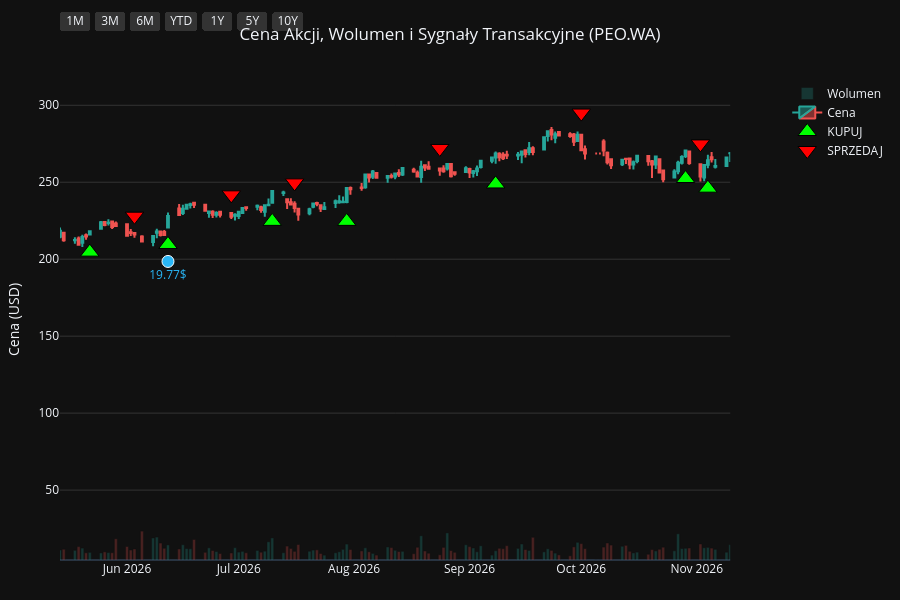
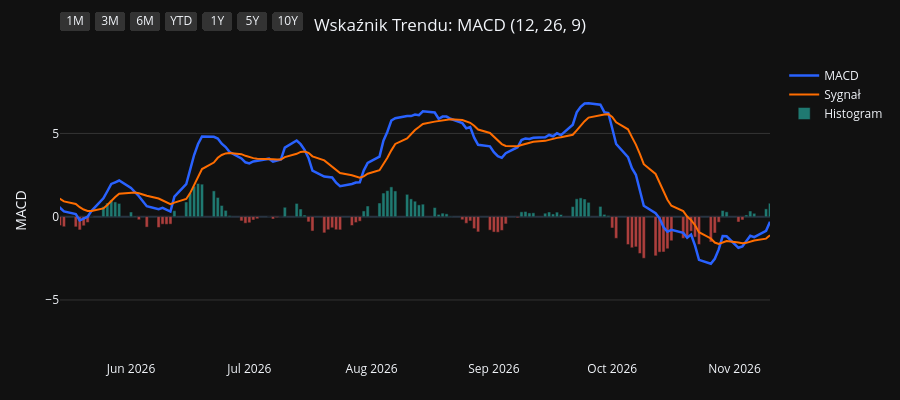
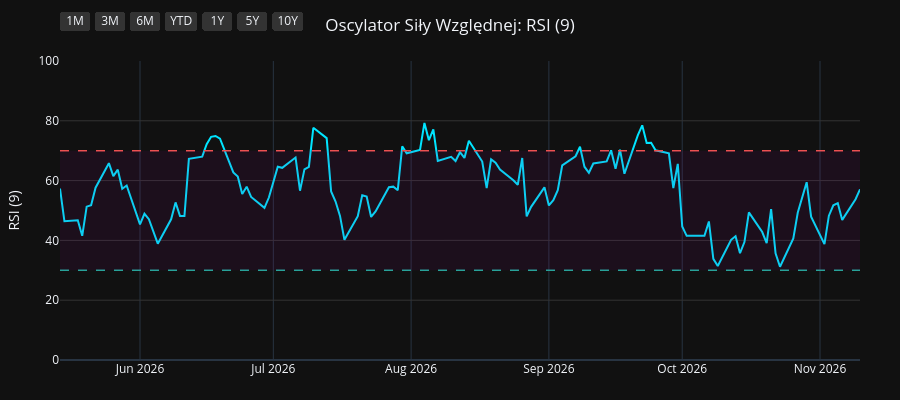
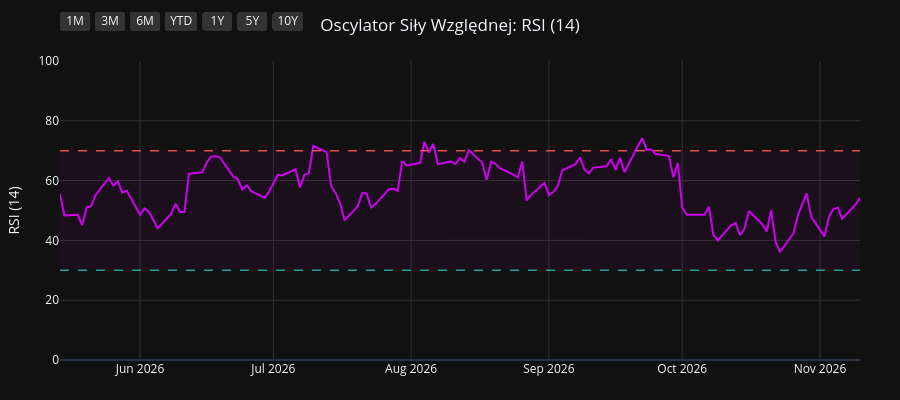

Notebook cell for these charts, in order:
### Code cell
import os
import yfinance as yf
import pandas as pd
import pandas_ta as ta
import plotly.graph_objects as go
from plotly.subplots import make_subplots

# 1. Pobranie i przygotowanie danych
symbol = os.environ.get("STOCK_TICKER", "").strip().upper()
if not symbol:
    raise RuntimeError("Set STOCK_TICKER before running price_extractor.ipynb")
df = yf.Ticker(symbol).history(period="10y")
df.index = df.index.tz_localize(None)

# Wskaźniki i sygnały
df.ta.macd(fast=12, slow=26, signal=9, append=True)
df.ta.rsi(length=9, append=True)
df.ta.rsi(length=14, append=True)
df.ta.rsi(length=21, append=True)
df.dropna(inplace=True)

macd = df['MACD_12_26_9']
signal = df['MACDs_12_26_9']
wczorajszy_macd = macd.shift(1)
wczorajszy_signal = signal.shift(1)

df['Decyzja'] = 'BRAK'
df.loc[(macd > signal) & (wczorajszy_macd <= wczorajszy_signal), 'Decyzja'] = 'KUPUJ'
df.loc[(macd < signal) & (wczorajszy_macd >= wczorajszy_signal), 'Decyzja'] = 'SPRZEDAJ'

df_kupuj = df[df['Decyzja'] == 'KUPUJ']
df_sprzedaj = df[df['Decyzja'] == 'SPRZEDAJ']
df_dywidendy = df[df['Dividends'] > 0]
df_splity = df[df['Stock Splits'] > 0]

# Wspólna konfiguracja osi X
konfiguracja_osi_x = dict(
    type="date",
    showspikes=True, spikemode="across", spikesnap="cursor", spikedash="dot", spikecolor="#ffffff", spikethickness=1, hoverformat="%Y-%m-%d",
    rangeselector=dict(
        buttons=list([
            dict(count=1, label="1M", step="month", stepmode="backward"),
            dict(count=3, label="3M", step="month", stepmode="backward"),
            dict(count=6, label="6M", step="month", stepmode="backward"),
            dict(count=1, label="YTD", step="year", stepmode="todate"),
            dict(count=1, label="1Y", step="year", stepmode="backward"),
            dict(count=5, label="5Y", step="year", stepmode="backward"),
            dict(step="all", label="10Y")
        ]),
        bgcolor="#333333", activecolor="#2962ff", x=0, y=1.1
    )
)

# ==========================================
# WYKRES 1: CENA + WOLUMEN + SYGNAŁY
# ==========================================
fig1 = make_subplots(specs=[[{"secondary_y": True}]])

kolory_wolumenu = ['#26a69a' if row['Close'] >= row['Open'] else '#ef5350' for index, row in df.iterrows()]
fig1.add_trace(go.Bar(x=df.index, y=df['Volume'], marker_color=kolory_wolumenu, opacity=0.25, name='Wolumen'), secondary_y=True)
fig1.add_trace(go.Candlestick(x=df.index, open=df['Open'], high=df['High'], low=df['Low'], close=df['Close'], name='Cena', increasing_line_color='#26a69a', decreasing_line_color='#ef5350'), secondary_y=False)
fig1.add_trace(go.Scatter(x=df_kupuj.index, y=df_kupuj['Low'] * 0.95, customdata=df_kupuj[['Low', 'High']], mode='markers', marker=dict(symbol='triangle-up', size=16, color='#00ff00', line=dict(width=1, color='black')), name='KUPUJ', hovertemplate='KUPUJ<br>Najniższa: %{customdata[0]:.2f}<br>Najwyższa: %{customdata[1]:.2f}<extra></extra>'), secondary_y=False)
fig1.add_trace(go.Scatter(x=df_sprzedaj.index, y=df_sprzedaj['High'] * 1.05, customdata=df_sprzedaj[['Low', 'High']], mode='markers', marker=dict(symbol='triangle-down', size=16, color='#ff0000', line=dict(width=1, color='black')), name='SPRZEDAJ', hovertemplate='SPRZEDAJ<br>Najniższa: %{customdata[0]:.2f}<br>Najwyższa: %{customdata[1]:.2f}<extra></extra>'), secondary_y=False)

if not df_dywidendy.empty:
    fig1.add_trace(go.Scatter(x=df_dywidendy.index, y=df_dywidendy['Low'] * 0.90, mode='markers+text', marker=dict(symbol='circle', size=12, color='#29b6f6', line=dict(width=1, color='white')), text=df_dywidendy['Dividends'].apply(lambda x: f"{x}$"), textposition="bottom center", name='Dywidenda', showlegend=False, hovertemplate='Dywidenda: %{text}<extra></extra>', textfont=dict(color="#29b6f6")), secondary_y=False)
if not df_splity.empty:
                    fig1.add_trace(go.Scatter(x=df_splity.index, y=df_splity['High'], mode='markers+text', marker=dict(symbol='star', size=16, color='#ffee58', line=dict(width=1, color='black')), text=df_splity['Stock Splits'].apply(lambda x: f"{x:g}:1" if x >= 1 else f"1:{1 / x:g}"), textposition="top center", name='Split', hovertemplate='%{text}<extra></extra>', textfont=dict(color="#ffee58")), secondary_y=False)

fig1.update_layout(title=dict(text=f"Cena Akcji, Wolumen i Sygnały Transakcyjne ({symbol})", x=0.5, xanchor='center'), dragmode='pan', xaxis_rangeslider_visible=False, template='plotly_dark', height=600, hovermode='x unified', margin=dict(l=60, r=40, t=60, b=40))
fig1.update_xaxes(**konfiguracja_osi_x)
fig1.update_xaxes(range=[df.index.max() - pd.Timedelta(days=180), df.index.max()])
fig1.update_yaxes(title_text="Cena (USD)", secondary_y=False, gridcolor='#333333')
fig1.update_yaxes(range=[0, df['Volume'].max() * 4], showgrid=False, showticklabels=False, secondary_y=True)
fig1.show(config={'scrollZoom': True})

# ==========================================
# WYKRES 2: WSKAŹNIK MACD
# ==========================================
fig2 = go.Figure()
fig2.add_trace(go.Scatter(x=df.index, y=df['MACD_12_26_9'], line=dict(color='#2962ff', width=2.5), name='MACD'))
fig2.add_trace(go.Scatter(x=df.index, y=df['MACDs_12_26_9'], line=dict(color='#ff6d00', width=2), name='Sygnał'))
kolory_macd = ['#26a69a' if val >= 0 else '#ef5350' for val in df['MACDh_12_26_9']]
fig2.add_trace(go.Bar(x=df.index, y=df['MACDh_12_26_9'], marker_color=kolory_macd, name='Histogram', opacity=0.7))
fig2.update_layout(title=dict(text="Wskaźnik Trendu: MACD (12, 26, 9)", x=0.5, xanchor='center'), dragmode='pan', xaxis_rangeslider_visible=False, template='plotly_dark', height=400, hovermode='x unified', margin=dict(l=60, r=40, t=60, b=40))
fig2.update_xaxes(**konfiguracja_osi_x)
fig2.update_xaxes(range=[df.index.max() - pd.Timedelta(days=180), df.index.max()])
fig2.update_yaxes(title_text="MACD", gridcolor='#333333')
fig2.show(config={'scrollZoom': True})

# ==========================================
# WYKRES 3: OSCYLATOR RSI (9)
# ==========================================
fig3 = go.Figure()
fig3.add_trace(go.Scatter(x=df.index, y=df['RSI_9'], line=dict(color='#00e5ff', width=2), name='RSI (9)'))
fig3.add_hline(y=70, line_dash="dash", line_color="#ef5350", line_width=1.5)
fig3.add_hline(y=30, line_dash="dash", line_color="#26a69a", line_width=1.5)
fig3.add_hrect(y0=30, y1=70, line_width=0, fillcolor="purple", opacity=0.1)
fig3.update_layout(title=dict(text="Oscylator Siły Względnej: RSI (9)", x=0.5, xanchor='center'), dragmode='pan', xaxis_rangeslider_visible=False, template='plotly_dark', height=400, hovermode='x unified', margin=dict(l=60, r=40, t=60, b=40))
fig3.update_xaxes(**konfiguracja_osi_x)
fig3.update_xaxes(range=[df.index.max() - pd.Timedelta(days=180), df.index.max()])
fig3.update_yaxes(title_text="RSI (9)", range=[0, 100], gridcolor='#333333')
fig3.show(config={'scrollZoom': True})

# ==========================================
# WYKRES 4: OSCYLATOR RSI (14)
# ==========================================
fig4 = go.Figure()
fig4.add_trace(go.Scatter(x=df.index, y=df['RSI_14'], line=dict(color='#d500f9', width=2), name='RSI (14)'))
fig4.add_hline(y=70, line_dash="dash", line_color="#ef5350", line_width=1.5)
fig4.add_hline(y=30, line_dash="dash", line_color="#26a69a", line_width=1.5)
fig4.add_hrect(y0=30, y1=70, line_width=0, fillcolor="purple", opacity=0.1)
fig4.update_layout(title=dict(text="Oscylator Siły Względnej: RSI (14)", x=0.5, xanchor='center'), dragmode='pan', xaxis_rangeslider_visible=False, template='plotly_dark', height=400, hovermode='x unified', margin=dict(l=60, r=40, t=60, b=40))
fig4.update_xaxes(**konfiguracja_osi_x)
fig4.update_xaxes(range=[df.index.max() - pd.Timedelta(days=180), df.index.max()])
fig4.update_yaxes(title_text="RSI (14)", range=[0, 100], gridcolor='#333333')
fig4.show(config={'scrollZoom': True})

# ==========================================
# WYKRES 5: OSCYLATOR RSI (21)
# ==========================================
fig5 = go.Figure()
fig5.add_trace(go.Scatter(x=df.index, y=df['RSI_21'], line=dict(color='#64dd17', width=2), name='RSI (21)'))
fig5.add_hline(y=70, line_dash="dash", line_color="#ef5350", line_width=1.5)
fig5.add_hline(y=30, line_dash="dash", line_color="#26a69a", line_width=1.5)
fig5.add_hrect(y0=30, y1=70, line_width=0, fillcolor="purple", opacity=0.1)
fig5.update_layout(title=dict(text="Oscylator Siły Względnej: RSI (21)", x=0.5, xanchor='center'), dragmode='pan', xaxis_rangeslider_visible=False, template='plotly_dark', height=400, hovermode='x unified', margin=dict(l=60, r=40, t=60, b=40))
fig5.update_xaxes(**konfiguracja_osi_x)
fig5.update_xaxes(range=[df.index.max() - pd.Timedelta(days=180), df.index.max()])
fig5.update_yaxes(title_text="RSI (21)", range=[0, 100], gridcolor='#333333')
fig5.show(config={'scrollZoom': True})

### Figure 1 — Plotly figure (JSON) as saved in the notebook; plotly's stock layout.template omitted (floating-point values rounded to 4 significant figures; data arrays with more than 128 entries replaced by an {"elided": "..."} marker saying what was removed)
{"data": [{"marker": {"color": {"elided": "2506 str values"}}, "name": "Wolumen", "opacity": 0.25, "type": "bar", "x": {"elided": "2506 str values"}, "xaxis": "x", "y": {"elided": "2506 int values"}, "yaxis": "y2"}, {"close": {"elided": "2506 float values"}, "decreasing": {"line": {"color": "#ef5350"}}, "high": {"elided": "2506 float values"}, "increasing": {"line": {"color": "#26a69a"}}, "low": {"elided": "2506 float values"}, "name": "Cena", "open": {"elided": "2506 float values"}, "type": "candlestick", "x": {"elided": "2506 str values"}, "xaxis": "x", "yaxis": "y"}, {"customdata": {"elided": "108x2 float values"}, "hovertemplate": "KUPUJ<br>Najniższa: %{customdata[0]:.2f}<br>Najwyższa: %{customdata[1]:.2f}<extra></extra>", "marker": {"color": "#00ff00", "line": {"color": "black", "width": 1}, "size": 16, "symbol": "triangle-up"}, "mode": "markers", "name": "KUPUJ", "type": "scatter", "x": ["2017-01-25T00:00:00", "2017-02-09T00:00:00", "2017-04-06T00:00:00", "2017-04-19T00:00:00", "2017-04-24T00:00:00", "2017-06-26T00:00:00", "2017-08-08T00:00:00", "2017-08-29T00:00:00", "2017-10-11T00:00:00", "2017-11-07T00:00:00", "2017-12-15T00:00:00", "2017-12-28T00:00:00", "2018-01-17T00:00:00", "2018-01-19T00:00:00", "2018-02-23T00:00:00", "2018-02-27T00:00:00", "2018-03-07T00:00:00", "2018-03-09T00:00:00", "2018-04-03T00:00:00", "2018-05-11T00:00:00", "2018-06-01T00:00:00", "2018-07-10T00:00:00", "2018-07-23T00:00:00", "2018-08-23T00:00:00", "2018-10-18T00:00:00", "2018-11-28T00:00:00", "2018-12-19T00:00:00", "2019-01-02T00:00:00", "2019-01-04T00:00:00", "2019-02-21T00:00:00", "2019-03-20T00:00:00", "2019-04-01T00:00:00", "2019-05-29T00:00:00", "2019-07-19T00:00:00", "2019-08-20T00:00:00", "2019-08-30T00:00:00", "2019-10-11T00:00:00", "2019-12-16T00:00:00", "2020-02-07T00:00:00", "2020-03-30T00:00:00", "2020-07-06T00:00:00", "2020-07-10T00:00:00", "2020-08-10T00:00:00", "2020-09-14T00:00:00", "2020-09-30T00:00:00", "2020-11-09T00:00:00", "2020-12-09T00:00:00", "2020-12-16T00:00:00", "2021-01-07T00:00:00", "2021-02-16T00:00:00", "2021-02-25T00:00:00", "2021-04-07T00:00:00", "2021-07-28T00:00:00", "2021-08-31T00:00:00", "2021-10-04T00:00:00", "2021-10-29T00:00:00", "2021-12-23T00:00:00", "2022-02-02T00:00:00", "2022-03-15T00:00:00", "2022-05-18T00:00:00", "2022-06-27T00:00:00", "2022-07-08T00:00:00", "2022-07-19T00:00:00", "2022-09-09T00:00:00", "2022-10-10T00:00:00", "2023-01-03T00:00:00", "2023-02-16T00:00:00", "2023-03-07T00:00:00", "2023-03-29T00:00:00", "2023-05-19T00:00:00", "2023-06-06T00:00:00", "2023-07-12T00:00:00", "2023-09-01T00:00:00", "2023-09-20T00:00:00", "2023-09-26T00:00:00", "2023-09-29T00:00:00", "2023-11-14T00:00:00", "2023-12-01T00:00:00", "2024-01-31T00:00:00", "2024-03-28T00:00:00", "2024-04-23T00:00:00", "2024-06-17T00:00:00", "2024-08-16T00:00:00", "2024-09-25T00:00:00", "2024-10-10T00:00:00", "2024-10-29T00:00:00", "2024-11-07T00:00:00", "2024-12-03T00:00:00", "2025-01-08T00:00:00", "2025-03-14T00:00:00", "2025-04-16T00:00:00", "2025-05-28T00:00:00", "2025-06-27T00:00:00", "2025-09-22T00:00:00", "2025-11-06T00:00:00", "2025-11-12T00:00:00", "2025-11-25T00:00:00", "2025-12-09T00:00:00", "2026-01-05T00:00:00", "2026-01-27T00:00:00", "2026-03-25T00:00:00", "2026-05-22T00:00:00", "2026-06-12T00:00:00", "2026-07-10T00:00:00", "2026-07-30T00:00:00", "2026-09-08T00:00:00", "2026-10-29T00:00:00", "2026-11-04T00:00:00"], "xaxis": "x", "y": [65.3, 69.49, 67.48, 67.84, 66.93, 66.46, 68.53, 67.38, 67.97, 65.47, 68.48, 68.7, 71.87, 71.87, 70.53, 71.14, 69.74, 68.8, 66.0, 62.53, 60.06, 60.6, 60.16, 67.07, 59.09, 62.04, 63.28, 61.69, 63.08, 64.76, 63.89, 63.72, 58.77, 64.69, 60.02, 57.82, 63.73, 60.19, 61.25, 33.16, 34.17, 33.22, 32.62, 31.59, 30.11, 26.71, 36.78, 38.05, 39.08, 40.51, 41.36, 44.41, 56.11, 64.62, 67.75, 78.47, 72.51, 86.46, 65.69, 58.12, 52.57, 49.01, 47.76, 43.81, 42.18, 58.16, 61.14, 60.71, 55.0, 66.02, 68.84, 75.13, 75.06, 71.53, 68.24, 69.17, 91.83, 99.14, 105.3, 125.4, 135.9, 121.6, 122.6, 116.6, 116.0, 112.7, 114.9, 110.8, 110.3, 137.8, 135.7, 160.6, 156.6, 152.1, 166.2, 168.0, 167.3, 172.4, 182.1, 185.7, 184.9, 204.6, 209.6, 224.6, 224.6, 248.9, 252.4, 246.1], "yaxis": "y"}, {"customdata": {"elided": "108x2 float values"}, "hovertemplate": "SPRZEDAJ<br>Najniższa: %{customdata[0]:.2f}<br>Najwyższa: %{customdata[1]:.2f}<extra></extra>", "marker": {"color": "#ff0000", "line": {"color": "black", "width": 1}, "size": 16, "symbol": "triangle-down"}, "mode": "markers", "name": "SPRZEDAJ", "type": "scatter", "x": ["2017-01-12T00:00:00", "2017-02-08T00:00:00", "2017-02-24T00:00:00", "2017-04-12T00:00:00", "2017-04-21T00:00:00", "2017-05-19T00:00:00", "2017-07-25T00:00:00", "2017-08-09T00:00:00", "2017-09-22T00:00:00", "2017-10-19T00:00:00", "2017-12-06T00:00:00", "2017-12-22T00:00:00", "2018-01-15T00:00:00", "2018-01-18T00:00:00", "2018-01-30T00:00:00", "2018-02-26T00:00:00", "2018-03-02T00:00:00", "2018-03-08T00:00:00", "2018-03-12T00:00:00", "2018-04-24T00:00:00", "2018-05-22T00:00:00", "2018-06-19T00:00:00", "2018-07-16T00:00:00", "2018-08-17T00:00:00", "2018-08-31T00:00:00", "2018-11-16T00:00:00", "2018-12-11T00:00:00", "2018-12-25T00:00:00", "2019-01-03T00:00:00", "2019-01-22T00:00:00", "2019-03-05T00:00:00", "2019-03-29T00:00:00", "2019-04-30T00:00:00", "2019-06-27T00:00:00", "2019-07-25T00:00:00", "2019-08-28T00:00:00", "2019-09-23T00:00:00", "2019-11-01T00:00:00", "2020-01-21T00:00:00", "2020-02-24T00:00:00", "2020-06-17T00:00:00", "2020-07-08T00:00:00", "2020-07-23T00:00:00", "2020-08-20T00:00:00", "2020-09-21T00:00:00", "2020-10-15T00:00:00", "2020-12-03T00:00:00", "2020-12-15T00:00:00", "2020-12-17T00:00:00", "2021-01-19T00:00:00", "2021-02-23T00:00:00", "2021-03-17T00:00:00", "2021-06-09T00:00:00", "2021-08-24T00:00:00", "2021-09-09T00:00:00", "2021-10-28T00:00:00", "2021-11-04T00:00:00", "2022-01-24T00:00:00", "2022-02-04T00:00:00", "2022-04-14T00:00:00", "2022-06-10T00:00:00", "2022-07-04T00:00:00", "2022-07-13T00:00:00", "2022-08-23T00:00:00", "2022-09-26T00:00:00", "2022-11-22T00:00:00", "2023-01-19T00:00:00", "2023-02-17T00:00:00", "2023-03-10T00:00:00", "2023-05-04T00:00:00", "2023-05-31T00:00:00", "2023-06-23T00:00:00", "2023-08-02T00:00:00", "2023-09-04T00:00:00", "2023-09-25T00:00:00", "2023-09-27T00:00:00", "2023-11-08T00:00:00", "2023-11-24T00:00:00", "2023-12-11T00:00:00", "2024-03-05T00:00:00", "2024-04-12T00:00:00", "2024-05-02T00:00:00", "2024-07-17T00:00:00", "2024-09-06T00:00:00", "2024-10-01T00:00:00", "2024-10-24T00:00:00", "2024-10-30T00:00:00", "2024-11-18T00:00:00", "2024-12-17T00:00:00", "2025-02-24T00:00:00", "2025-03-24T00:00:00", "2025-05-22T00:00:00", "2025-05-30T00:00:00", "2025-08-18T00:00:00", "2025-11-05T00:00:00", "2025-11-07T00:00:00", "2025-11-13T00:00:00", "2025-12-05T00:00:00", "2025-12-23T00:00:00", "2026-01-14T00:00:00", "2026-02-13T00:00:00", "2026-04-23T00:00:00", "2026-06-03T00:00:00", "2026-06-29T00:00:00", "2026-07-16T00:00:00", "2026-08-24T00:00:00", "2026-10-01T00:00:00", "2026-11-02T00:00:00"], "xaxis": "x", "y": [72.15, 75.89, 80.2, 75.45, 75.23, 78.47, 76.61, 77.15, 76.67, 76.13, 75.42, 77.03, 78.57, 80.3, 80.66, 79.35, 77.71, 79.26, 78.81, 72.86, 68.85, 67.6, 66.94, 73.43, 75.28, 68.06, 69.18, 69.47, 70.87, 72.69, 72.09, 70.97, 74.13, 72.02, 72.24, 66.53, 70.82, 73.33, 69.35, 67.84, 38.63, 37.46, 38.27, 36.8, 34.54, 34.35, 40.24, 42.99, 43.03, 47.35, 45.84, 48.98, 66.26, 70.17, 74.29, 88.86, 91.18, 95.52, 96.96, 79.05, 60.97, 57.4, 54.01, 53.12, 48.25, 62.84, 71.3, 70.15, 65.32, 70.96, 73.59, 83.25, 91.35, 85.23, 78.16, 77.83, 100.7, 108.6, 116.6, 134.4, 145.2, 148.8, 144.9, 135.0, 129.3, 127.6, 127.7, 125.1, 126.0, 152.4, 156.3, 172.5, 178.1, 204.9, 185.3, 188.3, 188.6, 191.1, 199.9, 202.4, 220.6, 233.9, 228.0, 241.8, 249.6, 271.9, 294.9, 274.9], "yaxis": "y"}, {"hovertemplate": "Dywidenda: %{text}<extra></extra>", "marker": {"color": "#29b6f6", "line": {"color": "white", "width": 1}, "size": 12, "symbol": "circle"}, "mode": "markers+text", "name": "Dywidenda", "showlegend": false, "text": ["8.68$", "7.9$", "6.6$", "3.21$", "4.3$", "5.42$", "19.2$", "18.36$", "19.77$"], "textfont": {"color": "#29b6f6"}, "textposition": "bottom center", "type": "scatter", "x": ["2017-06-20T00:00:00", "2018-07-05T00:00:00", "2019-07-09T00:00:00", "2021-09-09T00:00:00", "2022-07-22T00:00:00", "2023-07-03T00:00:00", "2024-04-23T00:00:00", "2025-05-06T00:00:00", "2026-06-12T00:00:00"], "xaxis": "x", "y": [61.18, 57.71, 59.62, 62.11, 45.49, 70.98, 128.8, 135.7, 198.5], "yaxis": "y"}], "layout": {"dragmode": "pan", "height": 600, "hovermode": "x unified", "margin": {"b": 40, "l": 60, "r": 40, "t": 60}, "title": {"text": "Cena Akcji, Wolumen i Sygnały Transakcyjne (PEO.WA)", "x": 0.5, "xanchor": "center"}, "xaxis": {"anchor": "y", "domain": [0.0, 0.94], "hoverformat": "%Y-%m-%d", "range": ["2026-05-14T00:00:00", "2026-11-10T00:00:00"], "rangeselector": {"activecolor": "#2962ff", "bgcolor": "#333333", "buttons": [{"count": 1, "label": "1M", "step": "month", "stepmode": "backward"}, {"count": 3, "label": "3M", "step": "month", "stepmode": "backward"}, {"count": 6, "label": "6M", "step": "month", "stepmode": "backward"}, {"count": 1, "label": "YTD", "step": "year", "stepmode": "todate"}, {"count": 1, "label": "1Y", "step": "year", "stepmode": "backward"}, {"count": 5, "label": "5Y", "step": "year", "stepmode": "backward"}, {"label": "10Y", "step": "all"}], "x": 0, "y": 1.1}, "rangeslider": {"visible": false}, "showspikes": true, "spikecolor": "#ffffff", "spikedash": "dot", "spikemode": "across", "spikesnap": "cursor", "spikethickness": 1, "type": "date"}, "yaxis": {"anchor": "x", "domain": [0.0, 1.0], "gridcolor": "#333333", "title": {"text": "Cena (USD)"}}, "yaxis2": {"anchor": "x", "overlaying": "y", "range": [0, 23296624], "showgrid": false, "showticklabels": false, "side": "right"}}}

### Figure 2 — Plotly figure (JSON) as saved in the notebook; plotly's stock layout.template omitted (floating-point values rounded to 4 significant figures; data arrays with more than 128 entries replaced by an {"elided": "..."} marker saying what was removed)
{"data": [{"line": {"color": "#2962ff", "width": 2.5}, "name": "MACD", "type": "scatter", "x": {"elided": "2506 str values"}, "y": {"elided": "2506 float values"}}, {"line": {"color": "#ff6d00", "width": 2}, "name": "Sygnał", "type": "scatter", "x": {"elided": "2506 str values"}, "y": {"elided": "2506 float values"}}, {"marker": {"color": {"elided": "2506 str values"}}, "name": "Histogram", "opacity": 0.7, "type": "bar", "x": {"elided": "2506 str values"}, "y": {"elided": "2506 float values"}}], "layout": {"dragmode": "pan", "height": 400, "hovermode": "x unified", "margin": {"b": 40, "l": 60, "r": 40, "t": 60}, "title": {"text": "Wskaźnik Trendu: MACD (12, 26, 9)", "x": 0.5, "xanchor": "center"}, "xaxis": {"hoverformat": "%Y-%m-%d", "range": ["2026-05-14T00:00:00", "2026-11-10T00:00:00"], "rangeselector": {"activecolor": "#2962ff", "bgcolor": "#333333", "buttons": [{"count": 1, "label": "1M", "step": "month", "stepmode": "backward"}, {"count": 3, "label": "3M", "step": "month", "stepmode": "backward"}, {"count": 6, "label": "6M", "step": "month", "stepmode": "backward"}, {"count": 1, "label": "YTD", "step": "year", "stepmode": "todate"}, {"count": 1, "label": "1Y", "step": "year", "stepmode": "backward"}, {"count": 5, "label": "5Y", "step": "year", "stepmode": "backward"}, {"label": "10Y", "step": "all"}], "x": 0, "y": 1.1}, "rangeslider": {"visible": false}, "showspikes": true, "spikecolor": "#ffffff", "spikedash": "dot", "spikemode": "across", "spikesnap": "cursor", "spikethickness": 1, "type": "date"}, "yaxis": {"gridcolor": "#333333", "title": {"text": "MACD"}}}}

### Figure 3 — Plotly figure (JSON) as saved in the notebook; plotly's stock layout.template omitted (floating-point values rounded to 4 significant figures; data arrays with more than 128 entries replaced by an {"elided": "..."} marker saying what was removed)
{"data": [{"line": {"color": "#00e5ff", "width": 2}, "name": "RSI (9)", "type": "scatter", "x": {"elided": "2506 str values"}, "y": {"elided": "2506 float values"}}], "layout": {"dragmode": "pan", "height": 400, "hovermode": "x unified", "margin": {"b": 40, "l": 60, "r": 40, "t": 60}, "shapes": [{"line": {"color": "#ef5350", "dash": "dash", "width": 1.5}, "type": "line", "x0": 0, "x1": 1, "xref": "x domain", "y0": 70, "y1": 70, "yref": "y"}, {"line": {"color": "#26a69a", "dash": "dash", "width": 1.5}, "type": "line", "x0": 0, "x1": 1, "xref": "x domain", "y0": 30, "y1": 30, "yref": "y"}, {"fillcolor": "purple", "line": {"width": 0}, "opacity": 0.1, "type": "rect", "x0": 0, "x1": 1, "xref": "x domain", "y0": 30, "y1": 70, "yref": "y"}], "title": {"text": "Oscylator Siły Względnej: RSI (9)", "x": 0.5, "xanchor": "center"}, "xaxis": {"hoverformat": "%Y-%m-%d", "range": ["2026-05-14T00:00:00", "2026-11-10T00:00:00"], "rangeselector": {"activecolor": "#2962ff", "bgcolor": "#333333", "buttons": [{"count": 1, "label": "1M", "step": "month", "stepmode": "backward"}, {"count": 3, "label": "3M", "step": "month", "stepmode": "backward"}, {"count": 6, "label": "6M", "step": "month", "stepmode": "backward"}, {"count": 1, "label": "YTD", "step": "year", "stepmode": "todate"}, {"count": 1, "label": "1Y", "step": "year", "stepmode": "backward"}, {"count": 5, "label": "5Y", "step": "year", "stepmode": "backward"}, {"label": "10Y", "step": "all"}], "x": 0, "y": 1.1}, "rangeslider": {"visible": false}, "showspikes": true, "spikecolor": "#ffffff", "spikedash": "dot", "spikemode": "across", "spikesnap": "cursor", "spikethickness": 1, "type": "date"}, "yaxis": {"gridcolor": "#333333", "range": [0, 100], "title": {"text": "RSI (9)"}}}}

### Figure 4 — Plotly figure (JSON) as saved in the notebook; plotly's stock layout.template omitted (floating-point values rounded to 4 significant figures; data arrays with more than 128 entries replaced by an {"elided": "..."} marker saying what was removed)
{"data": [{"line": {"color": "#d500f9", "width": 2}, "name": "RSI (14)", "type": "scatter", "x": {"elided": "2506 str values"}, "y": {"elided": "2506 float values"}}], "layout": {"dragmode": "pan", "height": 400, "hovermode": "x unified", "margin": {"b": 40, "l": 60, "r": 40, "t": 60}, "shapes": [{"line": {"color": "#ef5350", "dash": "dash", "width": 1.5}, "type": "line", "x0": 0, "x1": 1, "xref": "x domain", "y0": 70, "y1": 70, "yref": "y"}, {"line": {"color": "#26a69a", "dash": "dash", "width": 1.5}, "type": "line", "x0": 0, "x1": 1, "xref": "x domain", "y0": 30, "y1": 30, "yref": "y"}, {"fillcolor": "purple", "line": {"width": 0}, "opacity": 0.1, "type": "rect", "x0": 0, "x1": 1, "xref": "x domain", "y0": 30, "y1": 70, "yref": "y"}], "title": {"text": "Oscylator Siły Względnej: RSI (14)", "x": 0.5, "xanchor": "center"}, "xaxis": {"hoverformat": "%Y-%m-%d", "range": ["2026-05-14T00:00:00", "2026-11-10T00:00:00"], "rangeselector": {"activecolor": "#2962ff", "bgcolor": "#333333", "buttons": [{"count": 1, "label": "1M", "step": "month", "stepmode": "backward"}, {"count": 3, "label": "3M", "step": "month", "stepmode": "backward"}, {"count": 6, "label": "6M", "step": "month", "stepmode": "backward"}, {"count": 1, "label": "YTD", "step": "year", "stepmode": "todate"}, {"count": 1, "label": "1Y", "step": "year", "stepmode": "backward"}, {"count": 5, "label": "5Y", "step": "year", "stepmode": "backward"}, {"label": "10Y", "step": "all"}], "x": 0, "y": 1.1}, "rangeslider": {"visible": false}, "showspikes": true, "spikecolor": "#ffffff", "spikedash": "dot", "spikemode": "across", "spikesnap": "cursor", "spikethickness": 1, "type": "date"}, "yaxis": {"gridcolor": "#333333", "range": [0, 100], "title": {"text": "RSI (14)"}}}}
